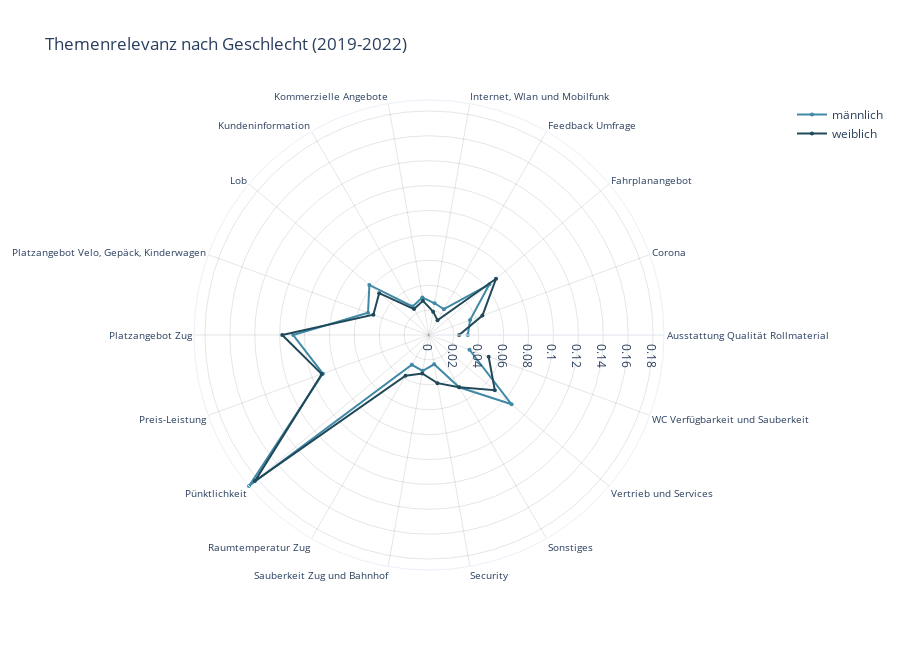

Write notebook code for a chart like this one.
### Code cell
create_grouped_radar(df_gender, x_col="CustomName", y_col="relative_count", color_col="S_sex", color_discrete_sequence=color_discrete_sequence, title="Themenrelevanz nach Geschlecht (2019-2022)", xaxis_title='', yaxis_title='Häufigkeit', legend_title='', template=template)

### Figure 1 — Plotly figure (JSON) as saved in the notebook; plotly's stock layout.template omitted (floating-point values rounded to 4 significant figures)
{"data": [{"fill": "none", "line": {"color": "#0B1F26"}, "marker": {"size": 4}, "name": "nan", "r": [], "showlegend": true, "theta": [], "type": "scatterpolar"}, {"fill": "none", "line": {"color": "#3F89A6"}, "marker": {"size": 4}, "name": "männlich", "r": [0.03117, 0.0351, 0.06335, 0.02393, 0.0259, 0.03064, 0.02647, 0.06253, 0.05213, 0.1091, 0.09073, 0.1888, 0.02762, 0.02925, 0.02393, 0.04853, 0.08661, 0.03462], "showlegend": true, "theta": ["Ausstattung Qualität Rollmaterial", "Corona", "Fahrplanangebot", "Feedback Umfrage", "Internet, Wlan und Mobilfunk", "Kommerzielle Angebote", "Kundeninformation", "Lob", "Platzangebot Velo, Gepäck, Kinderwagen", "Platzangebot Zug", "Preis-Leistung", "Pünktlichkeit", "Raumtemperatur Zug", "Sauberkeit Zug und Bahnhof", "Security", "Sonstiges", "Vertrieb und Services", "WC Verfügbarkeit und Sauberkeit"], "type": "scatterpolar"}, {"fill": "none", "line": {"color": "#204959"}, "marker": {"size": 4}, "name": "weiblich", "r": [0.02421, 0.04567, 0.07029, 0.01371, 0.01904, 0.02788, 0.02408, 0.05225, 0.04754, 0.1179, 0.09167, 0.1826, 0.03775, 0.03142, 0.03929, 0.04838, 0.06904, 0.051], "showlegend": true, "theta": ["Ausstattung Qualität Rollmaterial", "Corona", "Fahrplanangebot", "Feedback Umfrage", "Internet, Wlan und Mobilfunk", "Kommerzielle Angebote", "Kundeninformation", "Lob", "Platzangebot Velo, Gepäck, Kinderwagen", "Platzangebot Zug", "Preis-Leistung", "Pünktlichkeit", "Raumtemperatur Zug", "Sauberkeit Zug und Bahnhof", "Security", "Sonstiges", "Vertrieb und Services", "WC Verfügbarkeit und Sauberkeit"], "type": "scatterpolar"}], "layout": {"height": 650, "legend": {"title": {"text": ""}}, "polar": {"angularaxis": {"gridcolor": "rgba(0,0,0,0.1)", "showticklabels": true, "tickfont": {"size": 10}, "tickmode": "linear", "visible": true}, "radialaxis": {"gridcolor": "rgba(0,0,0,0.1)", "gridwidth": 1, "range": [0, 0.1888], "showgrid": true, "visible": true}}, "showlegend": true, "title": {"text": "Themenrelevanz nach Geschlecht (2019-2022)"}, "width": 900, "xaxis": {"title": {"text": ""}}, "yaxis": {"title": {"text": "Häufigkeit"}}}}
